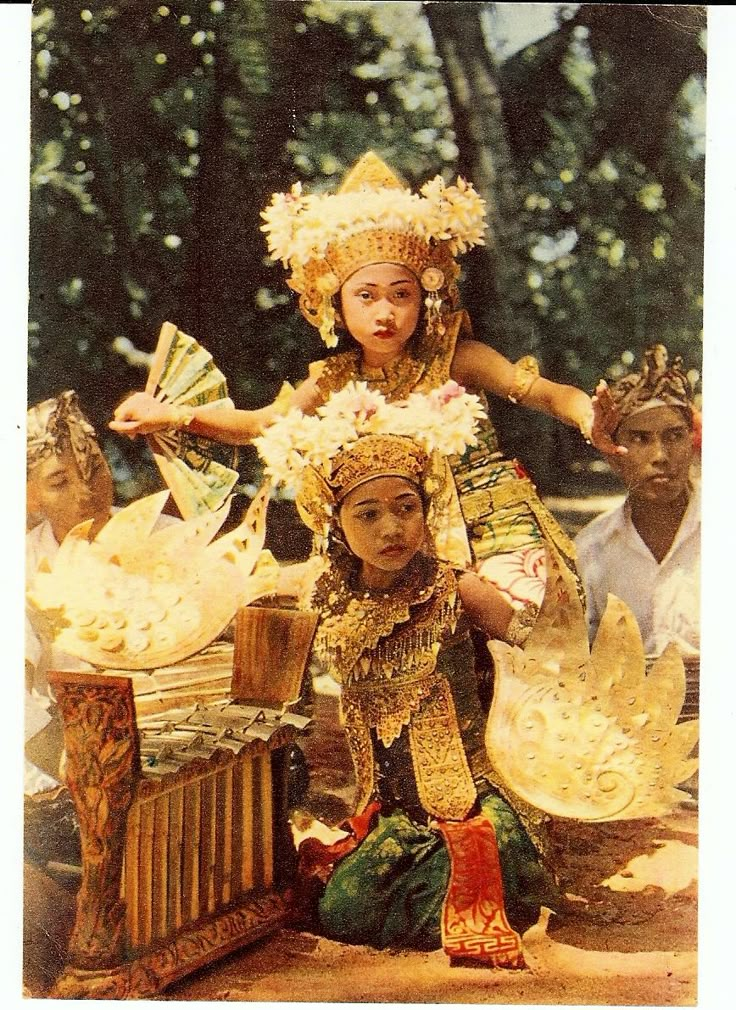
#> input picture example.jpg, 736 x 1010 px
$ python rekontruksi_citra.py
#> lines starting #> are read from the running program, lines starting #| are printed output that depends on the picture
import numpy as np
import matplotlib.pyplot as plt
from matplotlib.widgets import Slider
from skimage import io, color, img_as_float
from scipy.fft import fft2, ifft2, fftshift, ifftshift

class ImageReconstructor:
    def __init__(self, image_path):
#> called with image_path = 'example.jpg'
        try:
            # Baca citra & konversi ke grayscale float
            self.original = io.imread(image_path)
#> self.original is the input picture: shape (1010, 736, 3); mean R, G, B 150.7, 118.3, 80.2
            if len(self.original.shape) == 3:
                self.original = color.rgb2gray(self.original)
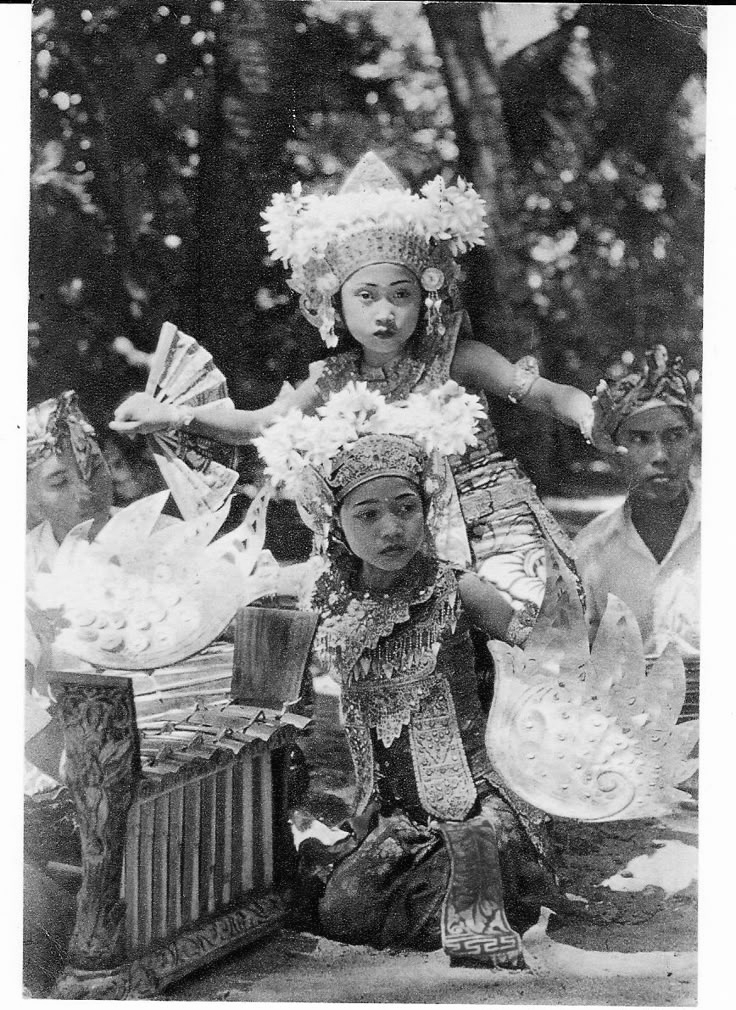
#> self.original: shape (1010, 736) float64; min 0, max 1, mean 0.48
            self.original = img_as_float(self.original)
        except FileNotFoundError:
            raise ValueError(f"Citra '{image_path}' tidak ditemukan.")

        # Precompute SVD sekali saja (hemat waktu)
        self.U, self.S, self.Vt = np.linalg.svd(self.original, full_matrices=False)
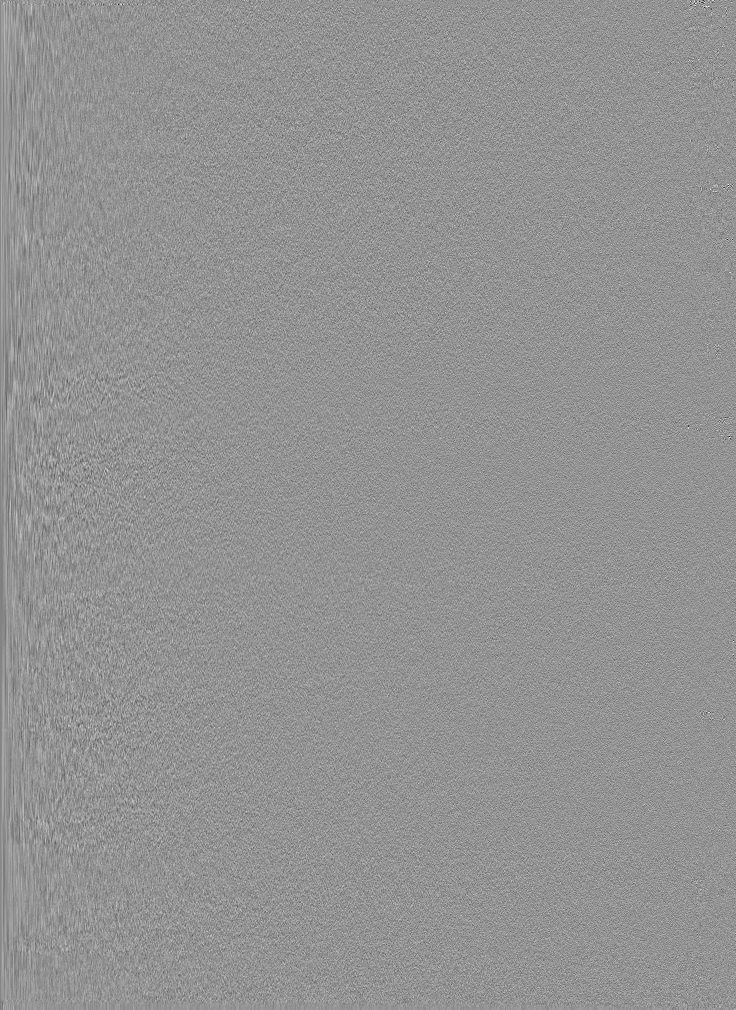
#> self.U: shape (1010, 736) float64; min -0.359, max 0.263, mean -3.24e-05; drawn with min black and max white
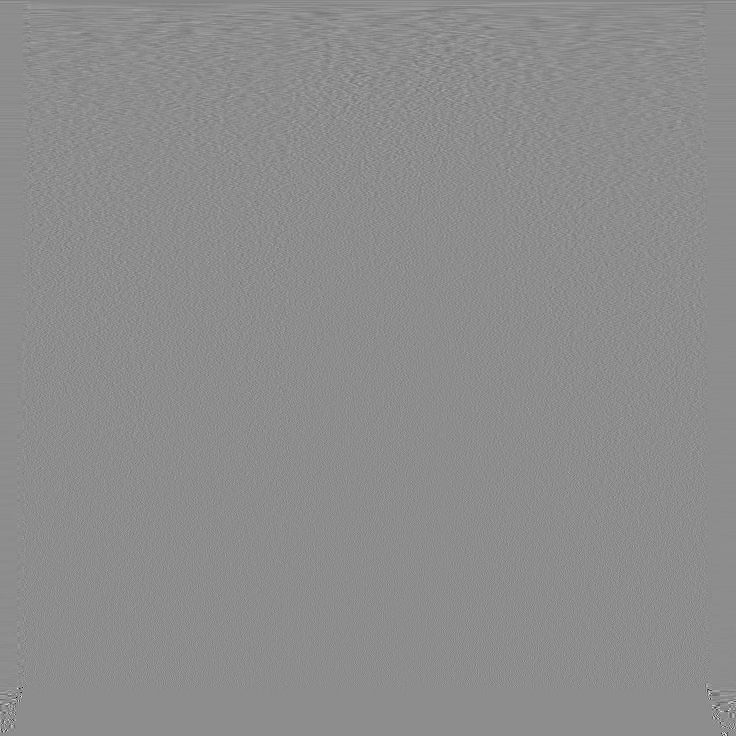
#> self.Vt: shape (736, 736) float64; min -0.826, max 0.665, mean -4.39e-05; drawn with min black and max white
#> self.S = 736 values, max 446 at index 0, min 4.34e-14 at index 734, mean 3.51

        # Setup awal
        self.fig, self.axes = plt.subplots(1, 3, figsize=(15, 5))
        self.svd_components = 50
        self.dft_cutoff = 0.1

        self.setup_plots()
        self.setup_sliders()
        self.update_reconstruction(None)

    def setup_plots(self):
        """Setup tiga panel plot: asli, SVD, DFT"""
        # Citra asli
        self.axes[0].imshow(self.original, cmap='gray')
        self.axes[0].set_title('Citra Asli')
        self.axes[0].axis('off')

        # Placeholder untuk SVD & DFT
        self.svd_plot = self.axes[1].imshow(self.original, cmap='gray')
        self.axes[1].set_title('Rekonstruksi SVD')
        self.axes[1].axis('off')

        self.dft_plot = self.axes[2].imshow(self.original, cmap='gray')
        self.axes[2].set_title('Rekonstruksi DFT')
        self.axes[2].axis('off')

    def setup_sliders(self):
        """Setup slider untuk parameter rekonstruksi"""
        plt.subplots_adjust(bottom=0.2)  # lebih lega untuk slider

        # Slider SVD
        ax_svd = plt.axes([0.15, 0.05, 0.25, 0.03])
        self.svd_slider = Slider(
            ax=ax_svd,
            label='Komponen SVD',
            valmin=1,
            valmax=min(self.original.shape),
            valinit=self.svd_components,
            valstep=1
        )
        self.svd_slider.on_changed(self.update_reconstruction)

        # Slider DFT
        ax_dft = plt.axes([0.6, 0.05, 0.25, 0.03])
        self.dft_slider = Slider(
            ax=ax_dft,
            label='Cutoff DFT',
            valmin=0.01,
            valmax=0.5,
            valinit=self.dft_cutoff,
            valstep=0.01
        )
        self.dft_slider.on_changed(self.update_reconstruction)

    def svd_reconstruct(self, k):
        """Rekonstruksi citra menggunakan SVD dengan k komponen"""
#> called with k = 50
        S_reduced = np.diag(self.S[:k])
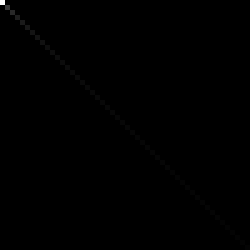
#> S_reduced: shape (50, 50) float64 (shown 5 times larger); min 0, max 446, mean 0.6; drawn with min black and max white
        reconstructed = self.U[:, :k] @ S_reduced @ self.Vt[:k, :]
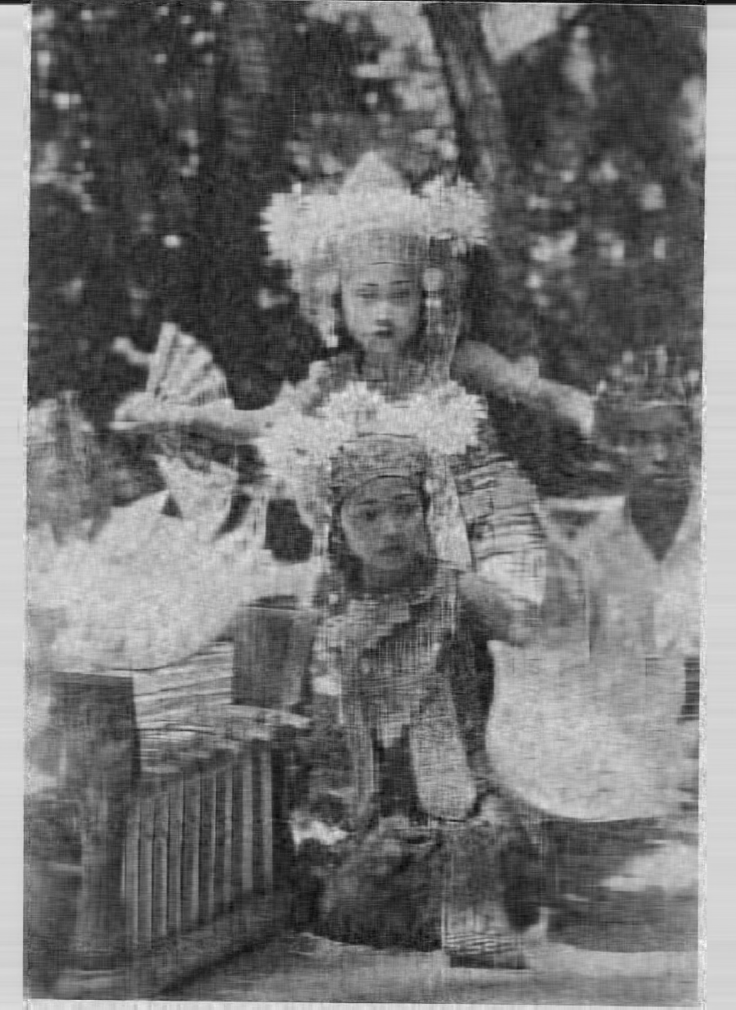
#> reconstructed: shape (1010, 736) float64; min -0.129, max 1.22, mean 0.48; drawn with min black and max white
        return reconstructed

    def dft_reconstruct(self, cutoff):
        """Rekonstruksi citra menggunakan DFT dengan low-pass filter"""
#> called with cutoff = 0.1
        dft = fft2(self.original)
        dft_shifted = fftshift(dft)

        rows, cols = self.original.shape
#> rows = 1010; cols = 736
        crow, ccol = rows // 2, cols // 2
#> crow = 505; ccol = 368
        max_radius = np.sqrt(crow**2 + ccol**2)
#> max_radius = 624.9
        cutoff_radius = cutoff * max_radius
#> cutoff_radius = 62.49

        y, x = np.ogrid[:rows, :cols]
#> y = 1010 values from 0 to 1009
        mask = ((x - ccol)**2 + (y - crow)**2) <= cutoff_radius**2

        dft_filtered = dft_shifted * mask
        idft = ifftshift(dft_filtered)
        reconstructed = np.abs(ifft2(idft))
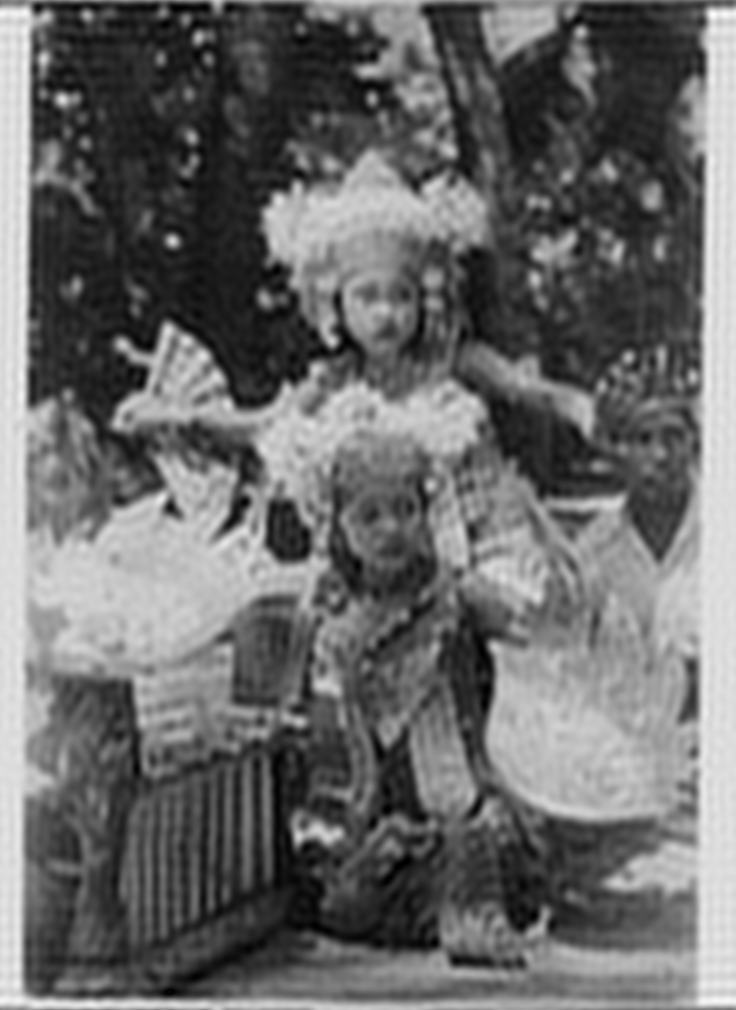
#> reconstructed: shape (1010, 736) float64; min 6.04e-06, max 1.15, mean 0.48; drawn with min black and max white
        return reconstructed

    def update_reconstruction(self, val):
        """Update rekonstruksi berdasarkan nilai slider"""
        self.svd_components = int(self.svd_slider.val)
        self.dft_cutoff = self.dft_slider.val

        # Rekonstruksi SVD
        svd_result = self.svd_reconstruct(self.svd_components)
        self.svd_plot.set_data(svd_result)
        self.svd_plot.set_clim(vmin=svd_result.min(), vmax=svd_result.max())

        # Rekonstruksi DFT
        dft_result = self.dft_reconstruct(self.dft_cutoff)
        self.dft_plot.set_data(dft_result)
        self.dft_plot.set_clim(vmin=dft_result.min(), vmax=dft_result.max())

        # Update judul
        self.axes[1].set_title(f'SVD (k={self.svd_components})')
        self.axes[2].set_title(f'DFT (cutoff={self.dft_cutoff:.2f})')

        self.fig.canvas.draw_idle()

    def show(self):
        """Tampilkan GUI"""
        plt.show()
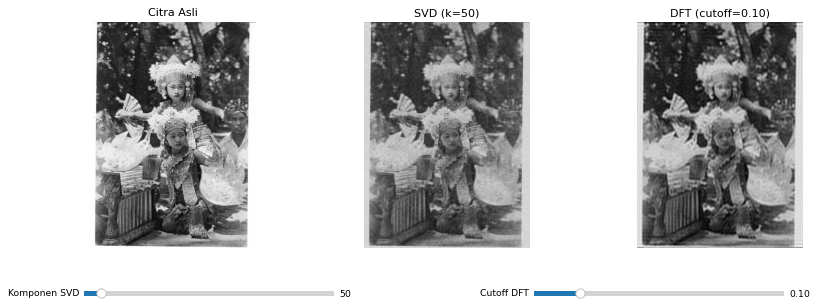
#> figure drawn by matplotlib, 5 panels


# Penggunaan
if __name__ == "__main__":
    image_path = "example.jpg"  # Ganti dengan path citra Anda
    reconstructor = ImageReconstructor(image_path)
    reconstructor.show()
